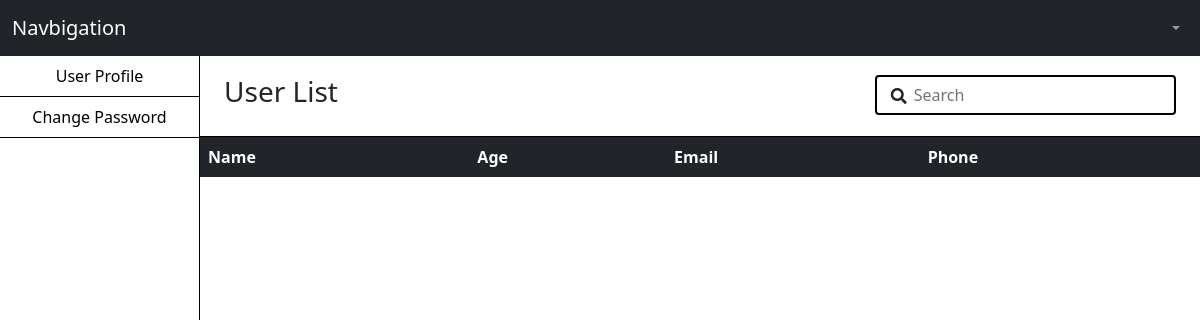
/userlist.php, run on an earlier commit of the app's database.
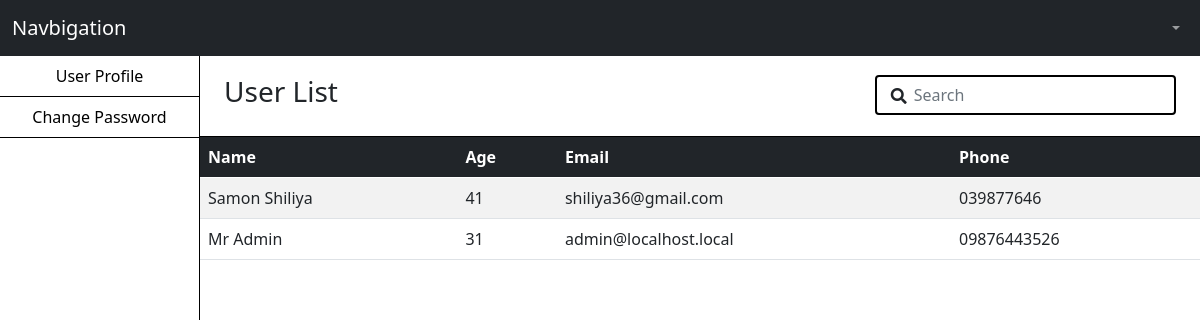
And on a later commit of the database.
### tables this page shows
CREATE TABLE `user` (
  `id` int(11) NOT NULL,
  `firstname` varchar(255) NOT NULL,
  `lastname` varchar(255) NOT NULL,
  `address` varchar(255) NOT NULL,
  `phone` varchar(20) NOT NULL,
  `email` varchar(50) NOT NULL,
  `dob` date NOT NULL,
  `password` varchar(255) NOT NULL
);

### userlist.php (the view, shortened to what this page needs)
<?php
  require 'controllers/db_credentials.php';
?>
<!DOCTYPE html>
<html lang="en">
<head>
    <link href="https://cdn.jsdelivr.net/npm/bootstrap@5.0.2/dist/css/bootstrap.min.css" rel="stylesheet">
    <link rel="stylesheet" href="https://pro.fontawesome.com/releases/v5.10.0/css/all.css"/>
    <link rel="stylesheet" href="css/style.css">
</head>
<body>
    <div class="container-fluid px-0 mx-0">
        <nav class="navbar navbar-expand-lg navbar-dark bg-dark">
            <div class="container-fluid">
              <a class="navbar-brand" href="#">Navbigation</a>
              <div class="collapse navbar-collapse" id="navbarSupportedContent">
                <ul class="navbar-nav ms-auto">
                  <li class="nav-item dropdown">
                    <a class="nav-link dropdown-toggle" href="#" id="navbarDropdownMenuLink" role="button" data-toggle="dropdown" aria-expanded="false">
                    </a>
                  </li>
                </ul>
              </div>
            </div>
          </nav>
         <div class="container-fluid">
          <div class="row sidebar">
              <?php include 'nav.php' ?>
           <div class="col-md-10 px-0 mx-0">
              <div class="user">
                <div class="container-fluid">
                  <div class="row">
                    <div class="col-md-8 me-auto">
                      <h3>User List</h3>
                    </div>
                    <div class="col-md-4 ms-auto">
                      <div class="search"> <i class="fa fa-search"></i>
                      <input type="text" id="search_text" class="form-control" placeholder="Search"></div>
                    </div>
                  </div>
                </div>
              </div>
              <table class="table table-striped">
                <thead>
                  <tr>
                    <th scope="col">Name </th>
                    <th scope="col">Age</th>
                    <th scope="col">Email</th>
                    <th scope="col">Phone</th>
                  </tr>
                </thead>
                <tbody id="table_data">
                  <?php
                  $qry =  $mysqli->query("SELECT firstname, lastname, email, TIMESTAMPDIFF(YEAR, dob, CURDATE()) as age, phone FROM `user`");
                  while ($row = $qry->fetch_assoc())
                  {
                    $fname = $row['firstname'];
                    $lname = $row['lastname'];
                    $phn = $row['phone'];
                    $age = $row['age'];
                    $email = $row['email'];
                  ?>
                  <tr>
                    <td><?php echo $fname ." ". $lname ?></td>
                    <td><?php echo $age ?></td>
                    <td><?php echo $email ?></td>
                    <td><?php echo $phn ?></td>
                  </tr>
                  <?php
                  }
                  ?>
                </tbody>
              </table>
            </div>
           </div>
           </div>
         </div>
</body>
</html>

### nav.php (shortened to what this page needs)
<div class="col-md-2 text-center  px-0 mx-0">
    <ul class="list-group list-group-flush">
    <li class="list-group-item">
        <a href="profile.php" class="rmv">User Profile</a>
    </li>
    <li class="list-group-item">
        <a href="change_password.php" class="rmv" >Change Password</a>
    </li>
    <li class="list-group-item"></li>
    </ul>
</div>

### css/style.css (style rules this page uses)
* { box-sizing: border-box; }
.dropdown { display: inline-block; }
.user { padding: 1.2rem 0; border-bottom: 1px solid black; }
.sidebar .col-md-2 { border-right: 1px solid black; height: 550px; }
.list-group-item { border: 1px solid black; }
.search { position: relative; }
.search input { text-indent: 25px; border: 2px solid black }
.search .fa-search { position: absolute; top: 13px; left: 16px }
thead { background-color: #212529; color: white; }
.rmv { text-decoration: none; color: black; }

What changed in the data, as far as the page shows it:
added user: firstname "Samon", lastname "Shiliya", age "41", email "shiliya36@gmail.com", phone "039877646"
added user: firstname "Mr", lastname "Admin", age "31", email "admin@localhost.local", phone "09876443526"
